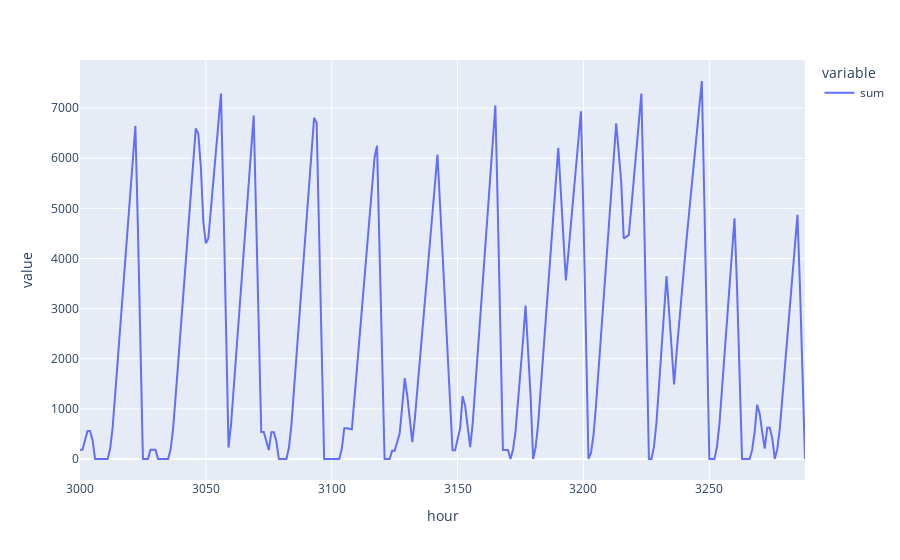

The cell this chart's notebook holds for it:
### Code cell
px.line(all_drs[0].cumsum())

### Figure 1 — Plotly figure (JSON) as saved in the notebook; plotly's stock layout.template omitted (floating-point values rounded to 4 significant figures; data arrays with more than 128 entries replaced by an {"elided": "..."} marker saying what was removed)
{"data": [{"hovertemplate": "variable=sum<br>hour=%{x}<br>value=%{y}<extra></extra>", "legendgroup": "sum", "line": {"color": "#636efa", "dash": "solid"}, "marker": {"symbol": "circle"}, "mode": "lines", "name": "sum", "orientation": "v", "showlegend": true, "type": "scatter", "x": {"elided": "289 int values"}, "xaxis": "x", "y": {"elided": "289 float values"}, "yaxis": "y"}], "layout": {"legend": {"title": {"text": "variable"}, "tracegroupgap": 0}, "margin": {"t": 60}, "xaxis": {"anchor": "y", "domain": [0, 1], "title": {"text": "hour"}}, "yaxis": {"anchor": "x", "domain": [0, 1], "title": {"text": "value"}}}}
